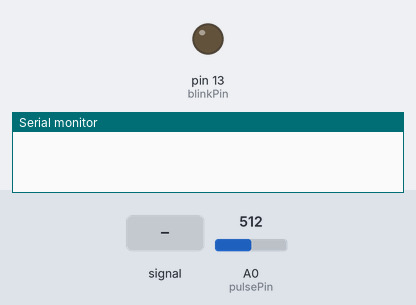
Bench run of a sketch on a simulated Arduino Uno, built with avr-gcc and run on an emulated ATmega328P. Parts: output pins drawn as LEDs (lit = HIGH), the last lines printed to the serial monitor. Dashed ring = blinking. The test bench sets the inputs (shaded band); at power-on: A0 (pulsePin) = 512.

Above: at 1.2 s.
1.3 s: A0 (pulsePin) fed a 200 Hz sine of ±81 counts around its level
At 1.77 s:
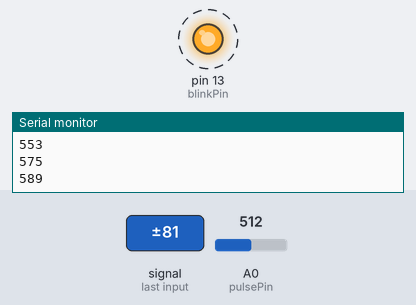
4.3 s: A0 (pulsePin) set to 560
5.8 s: A0 (pulsePin) set to 541
At 6.4 s:
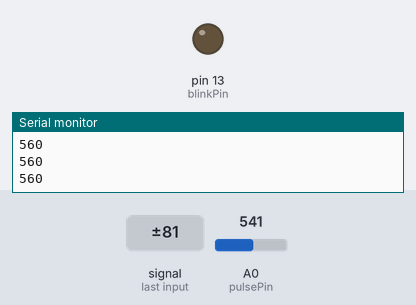
7.3 s: A0 (pulsePin) set to 716
At 7.8 s:
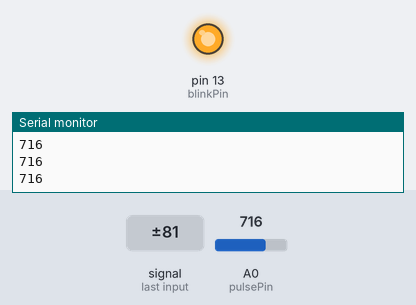
Timing chart, 0 to 9.8 s (numbered marks = the images above; inputs shaded):
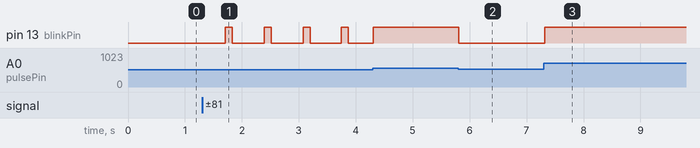

The sketch:

pulse_calibration.ino
```cpp
/*
 * Pulse Sensor Calibration - Hybrid Axis (Hardware Layer)
 * Reads analog pulse signal and transmits BPM to Python Serial Bridge.
 */

const int pulsePin = A0;    // Pulse Sensor purple wire connected to Analog Pin 0
const int blinkPin = 13;    // Pin to blink led at each beat
const int threshold = 550;  // Determine which signal to "count" as a beat

void setup() {
  pinMode(blinkPin, OUTPUT);
  Serial.begin(9600);       // Match baud rate with pulse_serial_test.py
}

void loop() {
  int signalValue = analogRead(pulsePin);

  if (signalValue > threshold) {
    digitalWrite(blinkPin, HIGH);
    // Simplified BPM calculation or raw signal transmission
    // For this bridge, we send the raw value to be processed by Python
    Serial.println(signalValue);
  } else {
    digitalWrite(blinkPin, LOW);
  }

  delay(20); // Stability delay
}
```

Measured:
- after the input at 1.3 s, pin 13 (blinkPin): alternates HIGH for 0.12 s and LOW for 0.56 s, starting after 0.41 s
- after the input at 5.8 s, pin 13 (blinkPin): HIGH → LOW at once
- after the input at 7.3 s, pin 13 (blinkPin): LOW → HIGH at once
